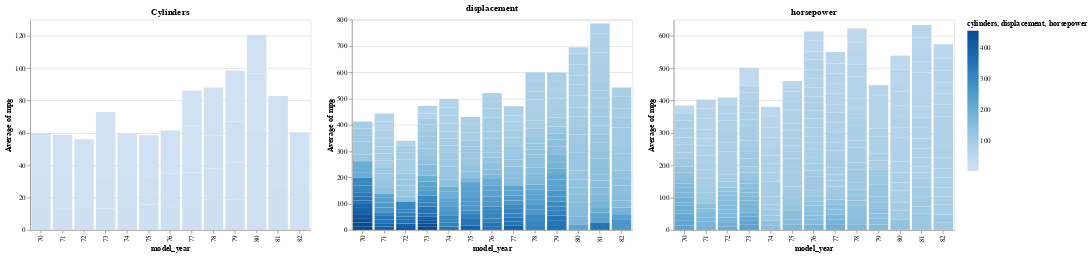

Notebook cell for this chart:
### Markdown cell above
### Compound Charts - Layering, HConcat and VConcat

Want a few together on one line? That gets a bit more complex, but let's see if we can muddle our way through.

In this case, we create a variable to hold our "base" chart, the we call the appropriate function (hconcat below) to add new properties to the base and concatenate that version onto the others.

### Code cell
base = alt.Chart(mpg).mark_bar().encode(
    x='model_year:O',
    y='average(mpg):Q'
)

alt.hconcat(
    base.encode(color='cylinders:Q').properties(title='Cylinders'),
    base.encode(color='displacement:Q').properties(title='displacement'),
    base.encode(color='horsepower:Q').properties(title='horsepower')
)

### Figure 1 — Vega-Lite specification as saved in the notebook (floating-point values rounded to 4 significant figures; data arrays with more than 128 entries replaced by an {"elided": "..."} marker saying what was removed)
{"$schema": "https://vega.github.io/schema/vega-lite/v3.4.0.json", "config": {"mark": {"tooltip": null}, "view": {"height": 300, "width": 400}}, "data": {"name": "data-f1198cc0481ad698d7dc4699e0a3efa7"}, "datasets": {"data-f1198cc0481ad698d7dc4699e0a3efa7": {"elided": "398 records"}}, "hconcat": [{"encoding": {"color": {"field": "cylinders", "type": "quantitative"}, "x": {"field": "model_year", "type": "ordinal"}, "y": {"aggregate": "average", "field": "mpg", "type": "quantitative"}}, "mark": "bar", "title": "Cylinders"}, {"encoding": {"color": {"field": "displacement", "type": "quantitative"}, "x": {"field": "model_year", "type": "ordinal"}, "y": {"aggregate": "average", "field": "mpg", "type": "quantitative"}}, "mark": "bar", "title": "displacement"}, {"encoding": {"color": {"field": "horsepower", "type": "quantitative"}, "x": {"field": "model_year", "type": "ordinal"}, "y": {"aggregate": "average", "field": "mpg", "type": "quantitative"}}, "mark": "bar", "title": "horsepower"}]}
